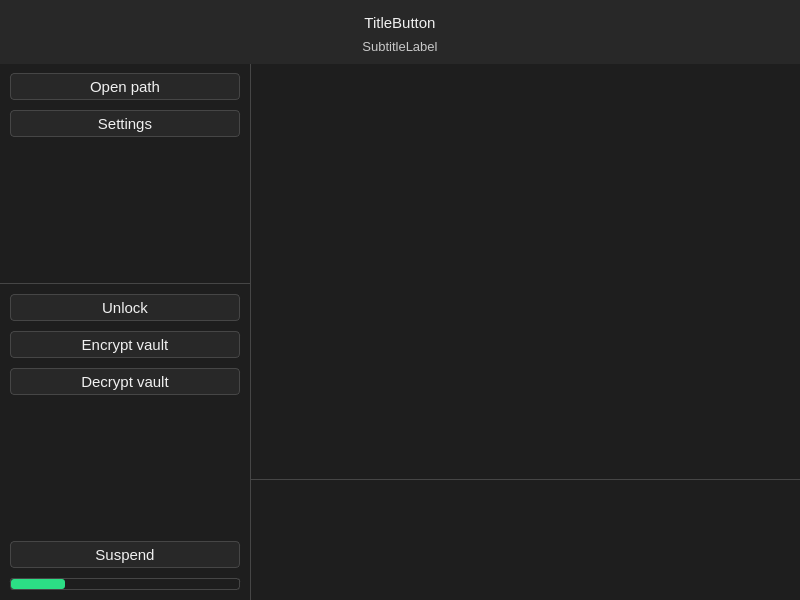
<?xml version="1.0" encoding="UTF-8"?>
<ui version="4.0">
 <class>VaultApp_Viewer</class>
 <widget class="QMainWindow" name="VaultApp_Viewer">
  <property name="geometry">
   <rect>
    <x>0</x>
    <y>0</y>
    <width>800</width>
    <height>600</height>
   </rect>
  </property>
  <property name="sizePolicy">
   <sizepolicy hsizetype="Preferred" vsizetype="Preferred">
    <horstretch>0</horstretch>
    <verstretch>0</verstretch>
   </sizepolicy>
  </property>
  <property name="minimumSize">
   <size>
    <width>600</width>
    <height>0</height>
   </size>
  </property>
  <property name="windowTitle">
   <string>MainWindow</string>
  </property>
  <property name="styleSheet">
   <string notr="true">QMainWindow{
	background: rgb(30, 30, 30);
}

QWidget{
	background: rgb(30, 30, 30);
	color: rgb(240, 240, 240);
	font: 12pt &quot;Arial&quot;;
}QWidget::disabled{
	color: rgb(150, 150, 150);
}

/* button */
QPushButton{
	font: 11pt;
	min-width: 100px;
	min-height: 25px;
	background: rgb(40, 40, 40);
	border: 1px solid rgb(70, 70, 70);
	border-radius: 4px;
}QPushButton:hover{
	background: rgb(60, 60, 60);
}
QPushButton::pressed{
	background: rgb(40, 40, 40);
}

/* label */
QLabel{
	background: transparent;
}
#line{
	background: rgb(70, 70, 70);
	border: 0;
	max-width:1px;
	min-width:1px;
}#line_2, #line_3{
	background: rgb(70, 70, 70);
	border: 0px;
	max-height:1px;
	min-height:1px;
}

QScrollBar:vertical {
    border: none;
    background: rgb(30, 30, 30);
    width: 12px;
}
QScrollBar:horizontal{
	border: none;
    background: rgb(30, 30, 30);
    height: 12px;
}
QScrollBar::handle:horizontal{
    background: rgb(40, 40, 40);
    min-width: 20px;
	border-radius: 5px;
}
QScrollBar::handle:vertical {
    background: rgb(40, 40, 40);
    min-height: 20px;
	border-radius: 5px;
}

QScrollBar::handle:hover {
    background: rgb(55, 55, 55);
}

QScrollBar::add-line, 
QScrollBar::sub-line {
	height:0px;
	width:0px;
    background: none;
}
QScrollBar::add-page, 
QScrollBar::sub-page {
    height:0px;
	width:0px;
    background: none;
}



</string>
  </property>
  <widget class="QWidget" name="centralwidget">
   <property name="sizePolicy">
    <sizepolicy hsizetype="Preferred" vsizetype="Preferred">
     <horstretch>0</horstretch>
     <verstretch>0</verstretch>
    </sizepolicy>
   </property>
   <layout class="QGridLayout" name="gridLayout">
    <property name="leftMargin">
     <number>0</number>
    </property>
    <property name="topMargin">
     <number>0</number>
    </property>
    <property name="rightMargin">
     <number>0</number>
    </property>
    <property name="bottomMargin">
     <number>0</number>
    </property>
    <property name="spacing">
     <number>0</number>
    </property>
    <item row="0" column="0" colspan="3">
     <widget class="QWidget" name="verticalWidget" native="true">
      <property name="sizePolicy">
       <sizepolicy hsizetype="Preferred" vsizetype="Fixed">
        <horstretch>0</horstretch>
        <verstretch>0</verstretch>
       </sizepolicy>
      </property>
      <property name="styleSheet">
       <string notr="true">QWidget{
	background: rgb(40, 40, 40);
}
QPushButton{
	min-width: 0px;
	font: 700 18pt &quot;Arial&quot;;
	border: 0px;
}QPushButton:hover{
	color: rgb(44, 222, 133);
}QPushButton::pressed{
	color: rgb(240, 240, 240);
}
#titleLabel{
	font: 700 18pt &quot;Arial&quot;;
}
#subtitleLabel{
	font: 10pt;
	color: rgb(200, 200, 200);
}
</string>
      </property>
      <layout class="QGridLayout" name="gridLayout_2">
       <property name="leftMargin">
        <number>0</number>
       </property>
       <property name="topMargin">
        <number>10</number>
       </property>
       <property name="rightMargin">
        <number>0</number>
       </property>
       <property name="bottomMargin">
        <number>10</number>
       </property>
       <property name="spacing">
        <number>4</number>
       </property>
       <item row="0" column="1">
        <widget class="QPushButton" name="titleButton">
         <property name="minimumSize">
          <size>
           <width>0</width>
           <height>25</height>
          </size>
         </property>
         <property name="text">
          <string>TitleButton</string>
         </property>
        </widget>
       </item>
       <item row="0" column="0">
        <spacer name="horizontalSpacer">
         <property name="orientation">
          <enum>Qt::Orientation::Horizontal</enum>
         </property>
         <property name="sizeHint" stdset="0">
          <size>
           <width>40</width>
           <height>20</height>
          </size>
         </property>
        </spacer>
       </item>
       <item row="0" column="2">
        <spacer name="horizontalSpacer_2">
         <property name="orientation">
          <enum>Qt::Orientation::Horizontal</enum>
         </property>
         <property name="sizeHint" stdset="0">
          <size>
           <width>40</width>
           <height>20</height>
          </size>
         </property>
        </spacer>
       </item>
       <item row="1" column="0" colspan="3">
        <widget class="QLabel" name="subtitleLabel">
         <property name="text">
          <string>SubtitleLabel</string>
         </property>
         <property name="alignment">
          <set>Qt::AlignmentFlag::AlignCenter</set>
         </property>
        </widget>
       </item>
      </layout>
     </widget>
    </item>
    <item row="1" column="1">
     <widget class="Line" name="line">
      <property name="cursor">
       <cursorShape>ArrowCursor</cursorShape>
      </property>
      <property name="frameShadow">
       <enum>QFrame::Shadow::Plain</enum>
      </property>
      <property name="lineWidth">
       <number>1</number>
      </property>
      <property name="orientation">
       <enum>Qt::Orientation::Vertical</enum>
      </property>
     </widget>
    </item>
    <item row="1" column="0">
     <widget class="QWidget" name="EncryptionLayoutWidget" native="true">
      <property name="sizePolicy">
       <sizepolicy hsizetype="Expanding" vsizetype="Preferred">
        <horstretch>0</horstretch>
        <verstretch>0</verstretch>
       </sizepolicy>
      </property>
      <property name="minimumSize">
       <size>
        <width>250</width>
        <height>0</height>
       </size>
      </property>
      <property name="maximumSize">
       <size>
        <width>250</width>
        <height>16777215</height>
       </size>
      </property>
      <property name="styleSheet">
       <string notr="true">QPushButton{
	margin: 0px 10px;
}
QProgressBar{
	margin: 0px 10px;
	border: 1px solid rgb(70, 70, 70);
	border-radius: 3px;
	max-height: 10px;
	min-height: 10px;
}QProgressBar::chunk{
	background: rgb(44, 222, 133);
	border-radius: 3px;
}</string>
      </property>
      <layout class="QVBoxLayout" name="verticalLayout_2">
       <property name="spacing">
        <number>10</number>
       </property>
       <property name="leftMargin">
        <number>0</number>
       </property>
       <property name="rightMargin">
        <number>0</number>
       </property>
       <property name="bottomMargin">
        <number>10</number>
       </property>
       <item>
        <widget class="QPushButton" name="openPathButton">
         <property name="text">
          <string>Open path</string>
         </property>
        </widget>
       </item>
       <item>
        <widget class="QPushButton" name="settingsButton">
         <property name="text">
          <string>Settings</string>
         </property>
        </widget>
       </item>
       <item>
        <spacer name="verticalSpacer_2">
         <property name="orientation">
          <enum>Qt::Orientation::Vertical</enum>
         </property>
         <property name="sizeHint" stdset="0">
          <size>
           <width>20</width>
           <height>40</height>
          </size>
         </property>
        </spacer>
       </item>
       <item>
        <widget class="Line" name="line_3">
         <property name="orientation">
          <enum>Qt::Orientation::Horizontal</enum>
         </property>
        </widget>
       </item>
       <item>
        <widget class="QPushButton" name="unlockButton">
         <property name="text">
          <string>Unlock</string>
         </property>
        </widget>
       </item>
       <item>
        <widget class="QPushButton" name="encryptButton">
         <property name="enabled">
          <bool>true</bool>
         </property>
         <property name="text">
          <string>Encrypt vault</string>
         </property>
        </widget>
       </item>
       <item>
        <widget class="QPushButton" name="decryptButton">
         <property name="text">
          <string>Decrypt vault</string>
         </property>
        </widget>
       </item>
       <item>
        <spacer name="verticalSpacer">
         <property name="orientation">
          <enum>Qt::Orientation::Vertical</enum>
         </property>
         <property name="sizeHint" stdset="0">
          <size>
           <width>20</width>
           <height>40</height>
          </size>
         </property>
        </spacer>
       </item>
       <item>
        <widget class="QPushButton" name="suspendButton">
         <property name="text">
          <string>Suspend</string>
         </property>
        </widget>
       </item>
       <item>
        <widget class="QProgressBar" name="progressBar">
         <property name="value">
          <number>24</number>
         </property>
         <property name="textVisible">
          <bool>false</bool>
         </property>
         <property name="orientation">
          <enum>Qt::Orientation::Horizontal</enum>
         </property>
         <property name="invertedAppearance">
          <bool>false</bool>
         </property>
         <property name="textDirection">
          <enum>QProgressBar::Direction::TopToBottom</enum>
         </property>
         <property name="format">
          <string/>
         </property>
        </widget>
       </item>
      </layout>
     </widget>
    </item>
    <item row="1" column="2">
     <widget class="QSplitter" name="splitter">
      <property name="styleSheet">
       <string notr="true">QSplitter::handle:vertical{
height: 1px;
background: rgb(70, 70, 70);
}</string>
      </property>
      <property name="orientation">
       <enum>Qt::Orientation::Vertical</enum>
      </property>
      <property name="childrenCollapsible">
       <bool>true</bool>
      </property>
      <widget class="FileListView" name="fileListView">
       <property name="sizePolicy">
        <sizepolicy hsizetype="Expanding" vsizetype="Expanding">
         <horstretch>0</horstretch>
         <verstretch>10</verstretch>
        </sizepolicy>
       </property>
       <property name="minimumSize">
        <size>
         <width>0</width>
         <height>200</height>
        </size>
       </property>
       <property name="cursor" stdset="0">
        <cursorShape>ArrowCursor</cursorShape>
       </property>
       <property name="styleSheet">
        <string notr="true">QListView{
padding: 10px 10px;
border: 0px;
}
QListView:focus{
 	outline: none;
}
QListView::item:hover{ 
    background: rgb(0, 28, 14);
	color: rgb(255, 255, 255) ;
}
QListView::item:selected {
    background: rgb(44, 222, 133);
	color: rgb(0, 65, 74) ;
}
QListView::item:selected:!active {
    background: rgb(44, 222, 133);
	color: rgb(0, 65, 74) ;
}
QListView::item:selected:hover{
    background: rgb(171, 242, 206);
	color: rgb(0, 65, 74) ;
}
</string>
       </property>
       <property name="editTriggers">
        <set>QAbstractItemView::EditTrigger::NoEditTriggers</set>
       </property>
      </widget>
      <widget class="QTextBrowser" name="terminalTextBrowser">
       <property name="sizePolicy">
        <sizepolicy hsizetype="Expanding" vsizetype="MinimumExpanding">
         <horstretch>0</horstretch>
         <verstretch>1</verstretch>
        </sizepolicy>
       </property>
       <property name="minimumSize">
        <size>
         <width>0</width>
         <height>120</height>
        </size>
       </property>
       <property name="styleSheet">
        <string notr="true">padding: 10px 10px;
border: 0px;
font: 10pt;</string>
       </property>
       <property name="verticalScrollBarPolicy">
        <enum>Qt::ScrollBarPolicy::ScrollBarAsNeeded</enum>
       </property>
       <property name="html">
        <string>&lt;!DOCTYPE HTML PUBLIC &quot;-//W3C//DTD HTML 4.0//EN&quot; &quot;http://www.w3.org/TR/REC-html40/strict.dtd&quot;&gt;
&lt;html&gt;&lt;head&gt;&lt;meta name=&quot;qrichtext&quot; content=&quot;1&quot; /&gt;&lt;meta charset=&quot;utf-8&quot; /&gt;&lt;style type=&quot;text/css&quot;&gt;
p, li { white-space: pre-wrap; }
hr { height: 1px; border-width: 0; }
li.unchecked::marker { content: &quot;\2610&quot;; }
li.checked::marker { content: &quot;\2612&quot;; }
&lt;/style&gt;&lt;/head&gt;&lt;body style=&quot; font-family:'Arial'; font-size:10pt; font-weight:400; font-style:normal;&quot;&gt;
&lt;p style=&quot;-qt-paragraph-type:empty; margin-top:0px; margin-bottom:0px; margin-left:0px; margin-right:0px; -qt-block-indent:0; text-indent:0px;&quot;&gt;&lt;br /&gt;&lt;/p&gt;&lt;/body&gt;&lt;/html&gt;</string>
       </property>
      </widget>
     </widget>
    </item>
   </layout>
  </widget>
 </widget>
 <customwidgets>
  <customwidget>
   <class>FileListView</class>
   <extends>QListView</extends>
   <header>src/widgets/FileListView.hpp</header>
  </customwidget>
 </customwidgets>
 <resources/>
 <connections/>
</ui>
